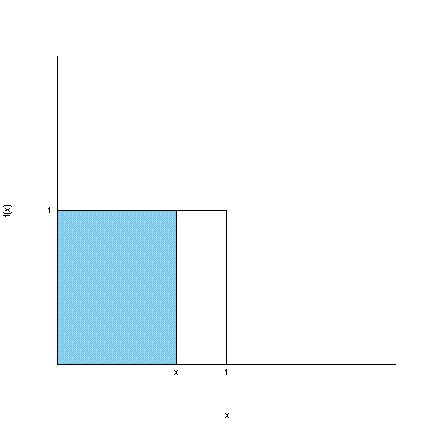

Here is the R script that generated this plot:
plot(c(0,2),c(0,2), type="n",xlab="x", ylab="f(x)", axes=F)
lines(c(0,0), c(0,1))
lines (c(0,1), c(0,0))
lines(c(0,1), c(1,1))
lines (c(1,1), c(1,0))
lines(c(0,0), c(1,2))
lines (c(1,2), c(0,0))
lines(c(0.7,0.7),c(1,0))
text (0,1,"1",pos=2)
text (1,0,"1", pos=1)
text (0.7,0,"x", pos=1)
polygon(c(0,0.7,0.7,0),c(0,0,1,1),col='skyblue')
